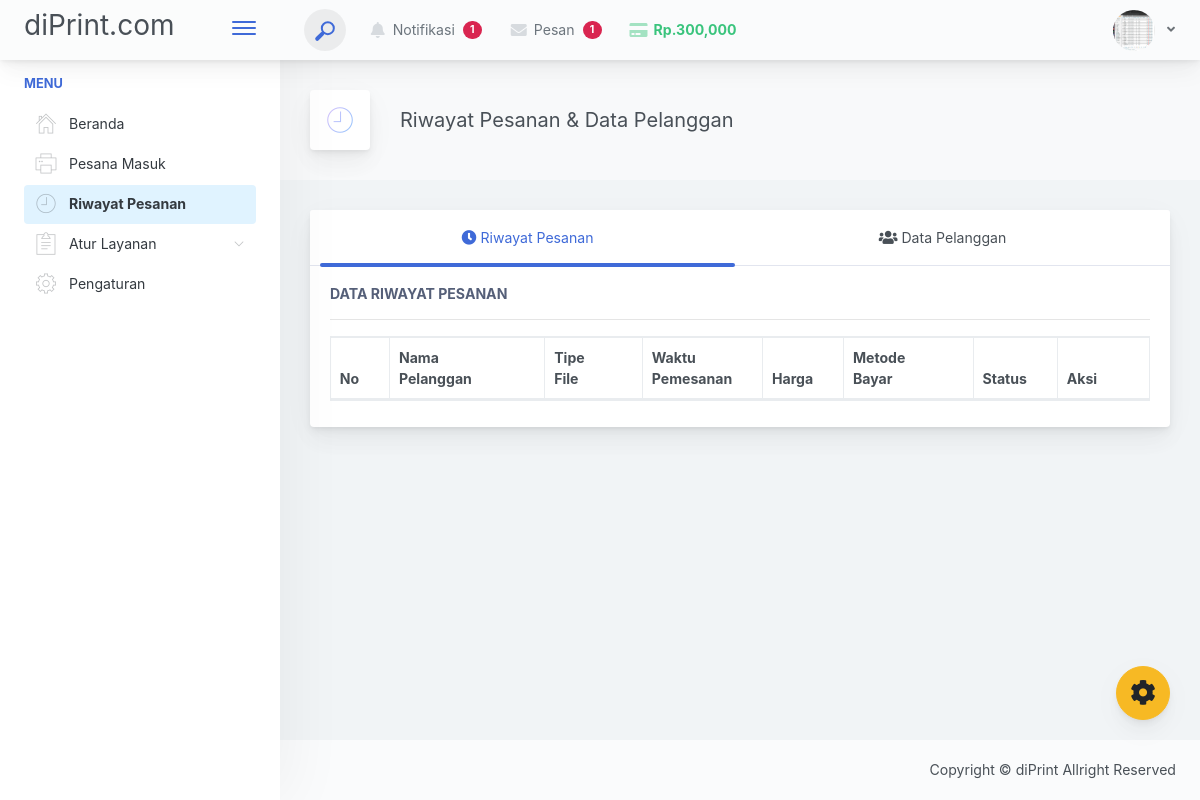
/mitra/riwayat.php (signed in), run on an earlier commit of the app's database.
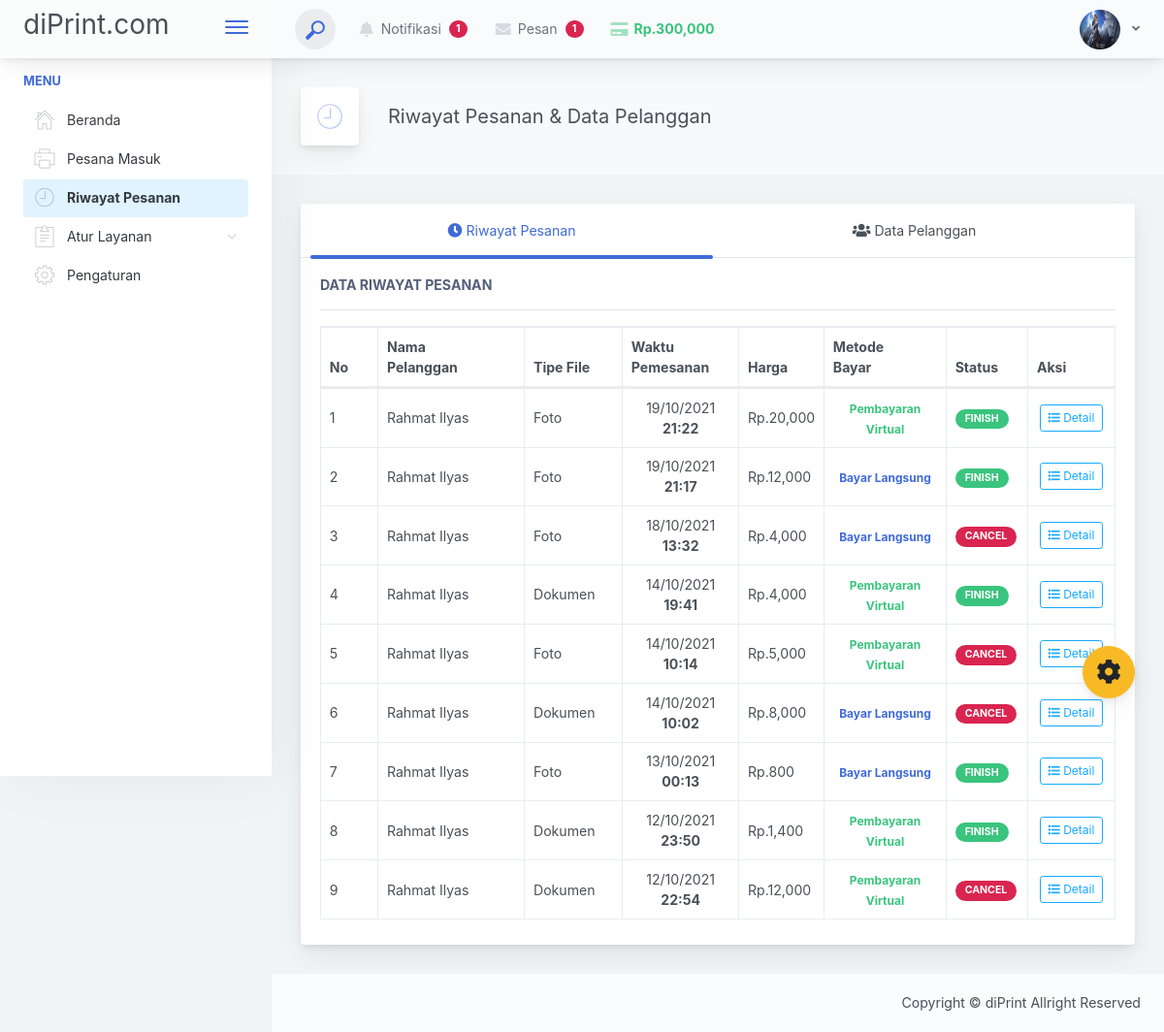
And on a later commit of the database.
### tables this page shows
CREATE TABLE `agen` (
  `id` int NOT NULL,
  `nama_percetakan` varchar(100) NOT NULL,
  `nama_pemilik` varchar(255) NOT NULL,
  `telpon` varchar(100) NOT NULL,
  `email` varchar(100) NOT NULL,
  `alamat` varchar(100) NOT NULL,
  `password` varchar(500) NOT NULL,
  `poto` varchar(100) NOT NULL,
  `keterangan` varchar(500) NOT NULL,
  `status` varchar(50) NOT NULL DEFAULT 'new'
);

CREATE TABLE `cetak` (
  `id` int NOT NULL,
  `user_id` int NOT NULL,
  `agen_id` int NOT NULL,
  `jenis_layanan` varchar(50) NOT NULL,
  `file` varchar(255) NOT NULL,
  `catatan` varchar(255) NOT NULL,
  `waktu_pesanan` datetime NOT NULL DEFAULT CURRENT_TIMESTAMP,
  `waktu_pengambilan` datetime NOT NULL,
  `harga` varchar(10) NOT NULL,
  `metode_pembayaran` varchar(50) NOT NULL,
  `payment_token` varchar(255) DEFAULT NULL,
  `status` varchar(50) NOT NULL
);

CREATE TABLE `user` (
  `id` int NOT NULL,
  `photo` varchar(100) NOT NULL,
  `nama_lengkap` varchar(100) NOT NULL,
  `nama_akun` varchar(100) NOT NULL,
  `hp` varchar(50) NOT NULL,
  `email` varchar(100) NOT NULL,
  `password` varchar(500) NOT NULL
);

### mitra/riwayat.php (the view, shortened to what the changed rows need)
<?php
require('template/header.php');
$pesanan = mysqli_query($conn, "SELECT * FROM cetak WHERE agen_id='$id' AND (status = 'finish' OR status = 'cancel') ORDER BY id DESC");
$get_pelanggan = mysqli_query($conn, "SELECT * FROM cetak WHERE agen_id='$id'");
?>
<div class="app-main__inner">
    <div class="mb-3 card">
        <div class="card-body">
            <div class="tab-content">
                <div class="tab-pane show active" id="tab_riwayat_pesanan" role="tabpanel">
                    <table class="table table-bordered dataTable">
                        <thead>
                            <tr>
                                <th width="10">No</th>
                                <th width="150">Nama Pelanggan</th>
                                <th width="80">Tipe File</th>
                                <th>Waktu Pemesanan</th>
                                <th>Harga</th>
                                <th width="120">Metode Bayar</th>
                                <th>Status</th>
                                <th width="70">Aksi</th>
                            </tr>
                        </thead>
                        <tbody>
                            <?php
                            $no=1;
                            foreach ($pesanan as $dta) {
                                $user = mysqli_query($conn, "SELECT * FROM user WHERE id='".$dta["user_id"]."'");
                                $usr = mysqli_fetch_assoc($user);
                                $badge = '';
                                if ($dta['status'] == 'cancel') $badge = 'badge-danger';
                                else if ($dta['status'] == 'finish') $badge = 'badge-success';
                                $bayar = [];
                                if ($dta['metode_pembayaran'] == 'langsung') $bayar = ['text-primary', 'Bayar Langsung'];
                                else $bayar = ['text-success', 'Pembayaran Virtual']; ?>
                                <tr>
                                    <td><?= $no ?></td>
                                    <td><?= $usr ? $usr["nama_lengkap"] : '<i>Tidak diketahui</i>' ?></td>
                                    <td><?= ucwords($dta['jenis_layanan']) ?></td>
                                    <td class="text-center">
                                        <span><?= date('d/m/Y', strtotime($dta['waktu_pesanan'])) ?></span> <b><?= date('H:i', strtotime($dta['waktu_pesanan'])) ?></b>
                                    </td>
                                    <td>Rp.<?= number_format($dta['harga']) ?></td>
                                    <td class="text-center">
                                        <span class="<?= $bayar[0] ?>" style="font-size: 12px;"><b><?= $bayar[1] ?></b></span>
                                    </td>
                                    <td>
                                        <span class="badge <?= $badge ?> badge-pill"><?= $dta['status'] ?></span>
                                    </td>
                                    <td class="text-center">
                                        <button class="btn btn-outline-info btn-sm" style="font-size: 12px;" data-toggle="modal" data-target="#modal-detail<?= $dta['id'] ?>"><i class="fa fa-list"></i> Detail</button>
                                    </td>
                                </tr>
                                <?php
                                $no++;
                            } ?>
                        </tbody>
                    </table>
                </div>
            </div>
        </div>
    </div>
</div>
<?php
require('template/footer.php');
?>

### mitra/template/header.php (shortened to what the changed rows need)
<?php
require ('../function.php');
if(isset($_SESSION["masuk_mitra"]) ) {
    $id = $_SESSION["id_mitra"];
    $getProfile = mysqli_query($conn, "SELECT * FROM agen WHERE id = '$id'");
    $mtr = mysqli_fetch_assoc($getProfile);
    $poto = $mtr["poto"];
} else {
    header("Location: login.php");
    exit;
}
?>
<!doctype html>
    <html lang="en">
    <head>
        <link href="./main.css" rel="stylesheet">
        <link href="./../layout/vendor/datatables/dataTables.bootstrap4.min.css" rel="stylesheet">
        <link href="./assets/sweetalert2/sweetalert2.min.css" rel="stylesheet">
        <link href="./../assets/izitoast/css/iziToast.min.css" rel="stylesheet">
    </head>
    <body>
        <div class="app-container app-theme-white body-tabs-shadow fixed-sidebar fixed-header">
            <div class="app-header header-shadow">
        <div class="app-header__content">
            <div class="app-header-right">
                <div class="header-btn-lg pr-0">
                    <div class="widget-content p-0">
                        <div class="widget-content-wrapper">
                            <div class="widget-content-left">
                                <div class="btn-group">
                                    <a data-toggle="dropdown" aria-haspopup="true" aria-expanded="false"
                                    class="p-0 btn"><img width="42" height="41" class="rounded-circle" src="../mitra/img/daftar<?php echo $poto?>" alt=""> <i class="fa fa-angle-down ml-2 opacity-8"></i></a>
                                </div>
                            </div>
                        </div>
                    </div>
                </div>
            </div>
        </div>
    </div>
<div class="app-main">
<div class="app-main__outer">

What changed in the data, as far as the page shows it:
changed agen: poto: a different picture
added cetak: user.nama_lengkap "Rahmat Ilyas", jenis_layanan "Foto", waktu_pesanan "19/10/2021", waktu_pesanan "21:22", harga "20,000", bayar "Pembayaran Virtual", status "FINISH"
added cetak: user.nama_lengkap "Rahmat Ilyas", jenis_layanan "Foto", waktu_pesanan "19/10/2021", waktu_pesanan "21:17", harga "12,000", bayar "Bayar Langsung", status "FINISH"
added cetak: user.nama_lengkap "Rahmat Ilyas", jenis_layanan "Foto", waktu_pesanan "18/10/2021", waktu_pesanan "13:32", harga "4,000", bayar "Bayar Langsung", status "CANCEL"
added cetak: user.nama_lengkap "Rahmat Ilyas", jenis_layanan "Dokumen", waktu_pesanan "14/10/2021", waktu_pesanan "19:41", harga "4,000", bayar "Pembayaran Virtual", status "FINISH"
added cetak: user.nama_lengkap "Rahmat Ilyas", jenis_layanan "Foto", waktu_pesanan "14/10/2021", waktu_pesanan "10:14", harga "5,000", bayar "Pembayaran Virtual", status "CANCEL"
added cetak: user.nama_lengkap "Rahmat Ilyas", jenis_layanan "Dokumen", waktu_pesanan "14/10/2021", waktu_pesanan "10:02", harga "8,000", bayar "Bayar Langsung", status "CANCEL"
added cetak: user.nama_lengkap "Rahmat Ilyas", jenis_layanan "Foto", waktu_pesanan "13/10/2021", waktu_pesanan "00:13", harga "800", bayar "Bayar Langsung", status "FINISH"
now on this page (row edited): cetak: user.nama_lengkap "Rahmat Ilyas", jenis_layanan "Dokumen", waktu_pesanan "12/10/2021", waktu_pesanan "23:50", harga "1,400", bayar "Pembayaran Virtual", status "FINISH"
now on this page (row edited): cetak: user.nama_lengkap "Rahmat Ilyas", jenis_layanan "Dokumen", waktu_pesanan "12/10/2021", waktu_pesanan "22:54", harga "12,000", bayar "Pembayaran Virtual", status "CANCEL"
